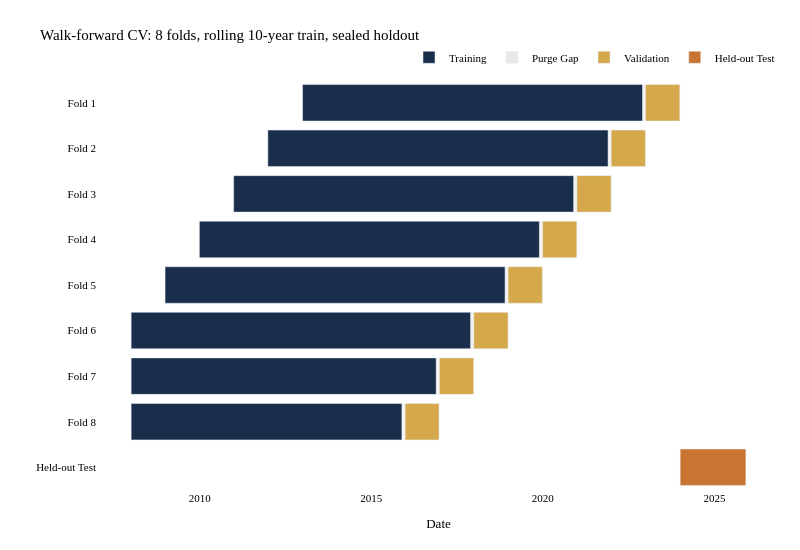

Notebook cell for this chart:
### Markdown cell above
## Visualizing the fold structure

The table above states the eight windows; this renders them. Each row is one
fold's training span (navy) advancing across the panel, its one-year
validation span (gold), and the sealed 2024-2025 holdout (orange) that no
fold ever touches.

### Code cell
from pathlib import Path

from ml4t.diagnostic.visualization.cv_plots import plot_cv_folds

FIGURE_DIR = Path("../figures")
FIGURE_DIR.mkdir(exist_ok=True)


def export_static(fig, filename, **size):
    """Save a Plotly figure as PNG.

    ml4t-diagnostic<=0.1.0b25's static-export path (kaleido>=1.0's orjson
    serializer) rejects any pd.Timestamp left in a bar trace's `base`, and
    plot_cv_folds does not yet declare its x-axis as a date axis. Both are
    fixed upstream (diagnostic commit 390207c) but not yet released; drop
    this once the pin moves past b25.
    """
    fig.update_xaxes(type="date")
    for trace in fig.data:
        base = getattr(trace, "base", None)
        if base is not None:
            values = base if isinstance(base, (list, tuple)) else [base]
            trace.base = tuple(v.isoformat() if isinstance(v, pd.Timestamp) else v for v in values)
    fig.write_image(FIGURE_DIR / filename, **size)
    return fig


cv_fig = plot_cv_folds(
    cv,
    X=split_frame,
    title="Walk-forward CV: 8 folds, rolling 10-year train, sealed holdout",
    theme="print",
)
export_static(cv_fig, "model-cv-folds.png", width=1400, height=650, scale=2)
cv_fig

### Figure 1 — Plotly figure (JSON) as saved in the notebook; plotly's stock layout.template omitted (floating-point values rounded to 4 significant figures)
{"data": [{"base": ["2012-12-31T00:00:00+00:00"], "hovertemplate": "<b>Fold 1 - Training</b><br>Range: 2012-12-31 to 2022-11-28<br>Samples: 2,496<extra></extra>", "legendgroup": "train", "marker": {"color": "#1a2d4a"}, "name": "Training", "orientation": "h", "showlegend": true, "type": "bar", "x": [312681600000], "y": [7]}, {"base": ["2022-11-29T00:00:00+00:00"], "hovertemplate": "<b>Fold 1 - Purge Gap</b><br>Range: 2022-11-29 to 2022-12-28<br>Purged samples: 21<extra></extra>", "legendgroup": "gap", "marker": {"color": "#e8e8e6", "opacity": 0.5}, "name": "Purge Gap", "orientation": "h", "showlegend": true, "type": "bar", "x": [2505600000], "y": [7]}, {"base": ["2022-12-29T00:00:00+00:00"], "hovertemplate": "<b>Fold 1 - Validation</b><br>Range: 2022-12-29 to 2023-12-29<br>Samples: 252<extra></extra>", "legendgroup": "val", "marker": {"color": "#D4A84B"}, "name": "Validation", "orientation": "h", "showlegend": true, "type": "bar", "x": [31536000000], "y": [7]}, {"base": ["2011-12-28T00:00:00+00:00"], "hovertemplate": "<b>Fold 2 - Training</b><br>Range: 2011-12-28 to 2021-11-26<br>Samples: 2,496<extra></extra>", "legendgroup": "train", "marker": {"color": "#1a2d4a"}, "name": "", "orientation": "h", "showlegend": false, "type": "bar", "x": [312854400000], "y": [6]}, {"base": ["2021-11-29T00:00:00+00:00"], "hovertemplate": "<b>Fold 2 - Purge Gap</b><br>Range: 2021-11-29 to 2021-12-28<br>Purged samples: 21<extra></extra>", "legendgroup": "gap", "marker": {"color": "#e8e8e6", "opacity": 0.5}, "name": "", "orientation": "h", "showlegend": false, "type": "bar", "x": [2505600000], "y": [6]}, {"base": ["2021-12-29T00:00:00+00:00"], "hovertemplate": "<b>Fold 2 - Validation</b><br>Range: 2021-12-29 to 2022-12-28<br>Samples: 252<extra></extra>", "legendgroup": "val", "marker": {"color": "#D4A84B"}, "name": "", "orientation": "h", "showlegend": false, "type": "bar", "x": [31449600000], "y": [6]}, {"base": ["2010-12-29T00:00:00+00:00"], "hovertemplate": "<b>Fold 3 - Training</b><br>Range: 2010-12-29 to 2020-11-25<br>Samples: 2,496<extra></extra>", "legendgroup": "train", "marker": {"color": "#1a2d4a"}, "name": "", "orientation": "h", "showlegend": false, "type": "bar", "x": [312681600000], "y": [5]}, {"base": ["2020-11-27T00:00:00+00:00"], "hovertemplate": "<b>Fold 3 - Purge Gap</b><br>Range: 2020-11-27 to 2020-12-28<br>Purged samples: 21<extra></extra>", "legendgroup": "gap", "marker": {"color": "#e8e8e6", "opacity": 0.5}, "name": "", "orientation": "h", "showlegend": false, "type": "bar", "x": [2678400000], "y": [5]}, {"base": ["2020-12-29T00:00:00+00:00"], "hovertemplate": "<b>Fold 3 - Validation</b><br>Range: 2020-12-29 to 2021-12-28<br>Samples: 252<extra></extra>", "legendgroup": "val", "marker": {"color": "#D4A84B"}, "name": "", "orientation": "h", "showlegend": false, "type": "bar", "x": [31449600000], "y": [5]}, {"base": ["2009-12-29T00:00:00+00:00"], "hovertemplate": "<b>Fold 4 - Training</b><br>Range: 2009-12-29 to 2019-11-26<br>Samples: 2,496<extra></extra>", "legendgroup": "train", "marker": {"color": "#1a2d4a"}, "name": "", "orientation": "h", "showlegend": false, "type": "bar", "x": [312681600000], "y": [4]}, {"base": ["2019-11-27T00:00:00+00:00"], "hovertemplate": "<b>Fold 4 - Purge Gap</b><br>Range: 2019-11-27 to 2019-12-27<br>Purged samples: 21<extra></extra>", "legendgroup": "gap", "marker": {"color": "#e8e8e6", "opacity": 0.5}, "name": "", "orientation": "h", "showlegend": false, "type": "bar", "x": [2592000000], "y": [4]}, {"base": ["2019-12-30T00:00:00+00:00"], "hovertemplate": "<b>Fold 4 - Validation</b><br>Range: 2019-12-30 to 2020-12-28<br>Samples: 252<extra></extra>", "legendgroup": "val", "marker": {"color": "#D4A84B"}, "name": "", "orientation": "h", "showlegend": false, "type": "bar", "x": [31449600000], "y": [4]}, {"base": ["2008-12-29T00:00:00+00:00"], "hovertemplate": "<b>Fold 5 - Training</b><br>Range: 2008-12-29 to 2018-11-26<br>Samples: 2,496<extra></extra>", "legendgroup": "train", "marker": {"color": "#1a2d4a"}, "name": "", "orientation": "h", "showlegend": false, "type": "bar", "x": [312681600000], "y": [3]}, {"base": ["2018-11-27T00:00:00+00:00"], "hovertemplate": "<b>Fold 5 - Purge Gap</b><br>Range: 2018-11-27 to 2018-12-27<br>Purged samples: 21<extra></extra>", "legendgroup": "gap", "marker": {"color": "#e8e8e6", "opacity": 0.5}, "name": "", "orientation": "h", "showlegend": false, "type": "bar", "x": [2592000000], "y": [3]}, {"base": ["2018-12-28T00:00:00+00:00"], "hovertemplate": "<b>Fold 5 - Validation</b><br>Range: 2018-12-28 to 2019-12-27<br>Samples: 252<extra></extra>", "legendgroup": "val", "marker": {"color": "#D4A84B"}, "name": "", "orientation": "h", "showlegend": false, "type": "bar", "x": [31449600000], "y": [3]}, {"base": ["2008-01-03T00:00:00+00:00"], "hovertemplate": "<b>Fold 6 - Training</b><br>Range: 2008-01-03 to 2017-11-24<br>Samples: 2,493<extra></extra>", "legendgroup": "train", "marker": {"color": "#1a2d4a"}, "name": "", "orientation": "h", "showlegend": false, "type": "bar", "x": [312163200000], "y": [2]}, {"base": ["2017-11-27T00:00:00+00:00"], "hovertemplate": "<b>Fold 6 - Purge Gap</b><br>Range: 2017-11-27 to 2017-12-26<br>Purged samples: 21<extra></extra>", "legendgroup": "gap", "marker": {"color": "#e8e8e6", "opacity": 0.5}, "name": "", "orientation": "h", "showlegend": false, "type": "bar", "x": [2505600000], "y": [2]}, {"base": ["2017-12-27T00:00:00+00:00"], "hovertemplate": "<b>Fold 6 - Validation</b><br>Range: 2017-12-27 to 2018-12-27<br>Samples: 252<extra></extra>", "legendgroup": "val", "marker": {"color": "#D4A84B"}, "name": "", "orientation": "h", "showlegend": false, "type": "bar", "x": [31536000000], "y": [2]}, {"base": ["2008-01-03T00:00:00+00:00"], "hovertemplate": "<b>Fold 7 - Training</b><br>Range: 2008-01-03 to 2016-11-23<br>Samples: 2,241<extra></extra>", "legendgroup": "train", "marker": {"color": "#1a2d4a"}, "name": "", "orientation": "h", "showlegend": false, "type": "bar", "x": [280540800000], "y": [1]}, {"base": ["2016-11-25T00:00:00+00:00"], "hovertemplate": "<b>Fold 7 - Purge Gap</b><br>Range: 2016-11-25 to 2016-12-23<br>Purged samples: 21<extra></extra>", "legendgroup": "gap", "marker": {"color": "#e8e8e6", "opacity": 0.5}, "name": "", "orientation": "h", "showlegend": false, "type": "bar", "x": [2419200000], "y": [1]}, {"base": ["2016-12-27T00:00:00+00:00"], "hovertemplate": "<b>Fold 7 - Validation</b><br>Range: 2016-12-27 to 2017-12-26<br>Samples: 252<extra></extra>", "legendgroup": "val", "marker": {"color": "#D4A84B"}, "name": "", "orientation": "h", "showlegend": false, "type": "bar", "x": [31449600000], "y": [1]}, {"base": ["2008-01-03T00:00:00+00:00"], "hovertemplate": "<b>Fold 8 - Training</b><br>Range: 2008-01-03 to 2015-11-24<br>Samples: 1,989<extra></extra>", "legendgroup": "train", "marker": {"color": "#1a2d4a"}, "name": "", "orientation": "h", "showlegend": false, "type": "bar", "x": [249004800000], "y": [0]}, {"base": ["2015-11-25T00:00:00+00:00"], "hovertemplate": "<b>Fold 8 - Purge Gap</b><br>Range: 2015-11-25 to 2015-12-24<br>Purged samples: 21<extra></extra>", "legendgroup": "gap", "marker": {"color": "#e8e8e6", "opacity": 0.5}, "name": "", "orientation": "h", "showlegend": false, "type": "bar", "x": [2505600000], "y": [0]}, {"base": ["2015-12-28T00:00:00+00:00"], "hovertemplate": "<b>Fold 8 - Validation</b><br>Range: 2015-12-28 to 2016-12-23<br>Samples: 252<extra></extra>", "legendgroup": "val", "marker": {"color": "#D4A84B"}, "name": "", "orientation": "h", "showlegend": false, "type": "bar", "x": [31190400000], "y": [0]}, {"base": ["2024-01-02T00:00:00+00:00"], "hovertemplate": "<b>Held-out Test Period</b><br>Range: 2024-01-02 to 2025-12-01<br>Samples: 481<extra></extra>", "legendgroup": "test", "marker": {"color": "#C87533"}, "name": "Held-out Test", "orientation": "h", "showlegend": true, "type": "bar", "x": [60393600000], "y": [-1]}], "layout": {"autosize": true, "barmode": "overlay", "font": {"color": "#000000", "family": "Times New Roman, serif", "size": 11}, "height": 550, "hoverlabel": {"bgcolor": "white", "font": {"family": "Times New Roman, serif", "size": 11}}, "hovermode": "closest", "legend": {"orientation": "h", "x": 1, "xanchor": "right", "y": 1.02, "yanchor": "bottom"}, "margin": {"autoexpand": true, "b": 60, "l": 60, "r": 20, "t": 80}, "paper_bgcolor": "#FFFFFF", "plot_bgcolor": "#FFFFFF", "title": {"text": "Walk-forward CV: 8 folds, rolling 10-year train, sealed holdout"}, "width": 800, "xaxis": {"title": {"text": "Date"}, "type": "date"}, "yaxis": {"tickmode": "array", "ticktext": ["Fold 1", "Fold 2", "Fold 3", "Fold 4", "Fold 5", "Fold 6", "Fold 7", "Fold 8", "Held-out Test"], "tickvals": [7, 6, 5, 4, 3, 2, 1, 0, -1], "title": {"text": ""}}}}
